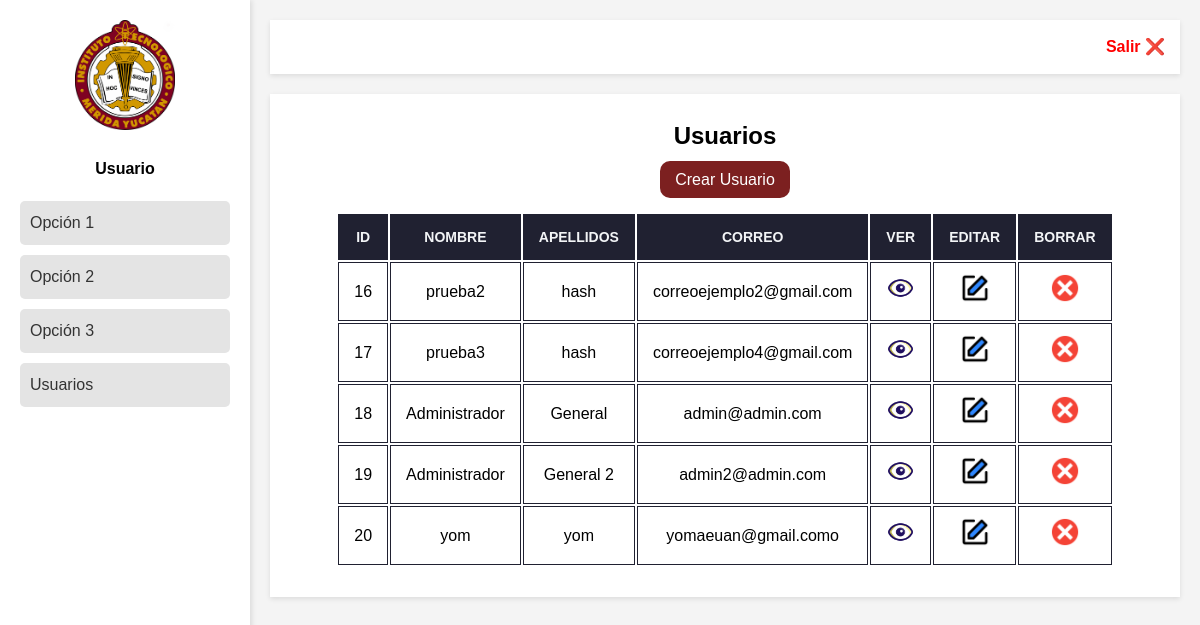
Screenshot of /usuario.php (signed in) with the database file from the repository.
### tables this page shows
CREATE TABLE `usuarios` (
  `ID` int(11) NOT NULL,
  `nombre` varchar(50) DEFAULT NULL,
  `apellido` varchar(50) DEFAULT NULL,
  `email` varchar(30) DEFAULT NULL,
  `contrasena` varchar(100) DEFAULT NULL,
  `fecha_nacimiento` date DEFAULT NULL
);

### usuario.php (the view, shortened to what this page needs)
<!DOCTYPE html>
<html lang="es">
<head>
    <link rel="stylesheet" href="CSS/estilos.css">
</head>
<body>
    <div class="flex-container">
        <div class="sidebar">
            <?php
            include "utils/nav-bar.php"
            ?>
        </div>
        <div class="main-content">
            <header>
                <?php include "utils/header.php"?>
            </header>
            <section class="dashboard">
                <div class="tittle-div">
                    <h1 class="title">Usuarios</h1>
                </div>
                <div class="btn">
                    <a class="add-user" href="agregar-usuario.php">Crear Usuario</a>
                </div>
            <table class="tabla-usuarios">
                <tr>
                    <th class="font-yellow">ID</th>
                    <th>Nombre</th>
                    <th>Apellidos</th>
                    <th>Correo</th>
                    <th class="font-yellow">Ver</th>
                    <th class="font-yellow">Editar</th>
                    <th class="font-yello">Borrar</th>
                </tr>
                <?php
            require "conn.php";
            $todos = "SELECT * FROM usuarios ORDER BY id ASC";
            $resultado = mysqli_query($conectar, $todos);
            while ($fila = $resultado -> fetch_array()) {
                ?>
                <tr>
                    <td><?php echo $fila["ID"] ?></td>
                    <td><?php echo $fila["nombre"] ?></td>
                    <td><?php echo $fila["apellido"] ?></td>
                    <td><?php echo $fila["email"] ?></td>
                    <td><a href="ver-usuario.php?id=<?php echo $fila["ID"]; ?>"><img class="img-tabla"  src="img/see-icon.png" alt=""></a></td>
                    <td><a href="editar-usuario.php?id=<?php echo $fila["ID"]; ?> "><img class="img-tabla" src="img/editar.png" alt=""></a></td>
                    <td><a href="#" onClick="validarDelete('eliminar.php?id=<?php echo $fila["ID"];?>')"><img class="img-tabla" src="img/eliminar.png" alt=""></a></td>
                </tr>
                <?php }?>
            </table>
            </section>
        </div>
    </div>
</body>
</html>

### utils/nav-bar.php
<div class="sidebar-content">
    <div class="logo">
        <a href="principal2.php">
        <img src="img/Logo_del_Instituto_Tecnológico_de_Mérida.svg.png" alt="Logo">
        </a>
    </div>
                <p class="font1">Usuario</p>
                <nav class="menu">
                    <ul>
                        <li><a href="#">Opción 1</a></li>
                        <li><a href="#">Opción 2</a></li>
                        <li><a href="#">Opción 3</a></li>
                        <li><a href="usuario.php">Usuarios</a></li>
                    </ul>
                </nav>
</div>

### utils/header.php
<div class="header-content">
    <a href="salir.php" class="logout">Salir ❌</a>
</div>

### CSS/estilos.css (style rules this page uses)
:root { --color1: #ccc; --colorWhite: #ffff; --colorBlack: #202131; --color2: #7c2020; --color3: #f2f4f6; --color4: #f7831e; --color5: #ffcc00; --color6: #098839; }
body { font-weight: 16px; line-height: 24px; }
* { margin: 0; padding: 0; box-sizing: border-box; font-family: Arial, Helvetica, sans-serif; }
.flex-container { display: flex; min-height: 100vh; background-color: #f4f4f4; }
.sidebar { width: 250px; background: var(--colorWhite); padding: 20px; box-shadow: 2px 0 5px rgba(0,0,0,0.1); }
.logo { max-width: 100px; margin: auto; align-items: center; }
.logo img { width: 100%; margin-bottom: 20px; }
.font1 { font-weight: bold; margin-bottom: 20px; text-align: center; }
.menu ul { list-style: none; }
.menu li { margin: 10px 0; }
.menu a { text-decoration: none; color: #333; display: block; padding: 10px; background: #e4e4e4; border-radius: 5px; }
.main-content { flex: 1; padding: 20px; }
.header-content { display: flex; align-items: center; background: #fff; padding: 15px; box-shadow: 0 2px 5px rgba(0,0,0,0.1); }
.logout { text-decoration: none; color: red; font-weight: bold; margin-left: auto; }
.dashboard { display: flex; flex-direction: column; align-items: center; margin-top: 20px; background-color: var(--colorWhite); box-shadow: 0 2px 5px rgba(0,0,0,0.1); padding: 30px; }
.dashboard img { max-width: 100%; height: auto; }
.tabla-usuarios { width: 700px; font-family: Arial, Helvetica, sans-serif; background-color: var(--colorWhite); }
.tabla-usuarios th, td { padding: 10px 15px; border: 1px solid var(--colorBlack); text-align: center; }
.tabla-usuarios th { border-spacing: 5px; background-color: var(--colorBlack); color: var(--color3); text-transform: uppercase; font-size: 14px; font-weight: bold; text-align: center; }
.add-user { text-align: left; background-color: var(--color2); color: var(--colorWhite); border-radius: 10px; padding: 10px 15px; text-decoration: none; }
.img-tabla { width: 30px; text-align: center; }
.btn { margin: 20px; text-align: left; align-items:end; }

### rows the page displays
usuarios: ID "16", nombre "prueba2", apellido "hash", email "correoejemplo2@gmail.com"
usuarios: ID "17", nombre "prueba3", apellido "hash", email "correoejemplo4@gmail.com"
usuarios: ID "18", nombre "Administrador", apellido "General", email "admin@admin.com"
usuarios: ID "19", nombre "Administrador", apellido "General 2", email "admin2@admin.com"
usuarios: ID "20", nombre "yom", apellido "yom", email "yomaeuan@gmail.como"
